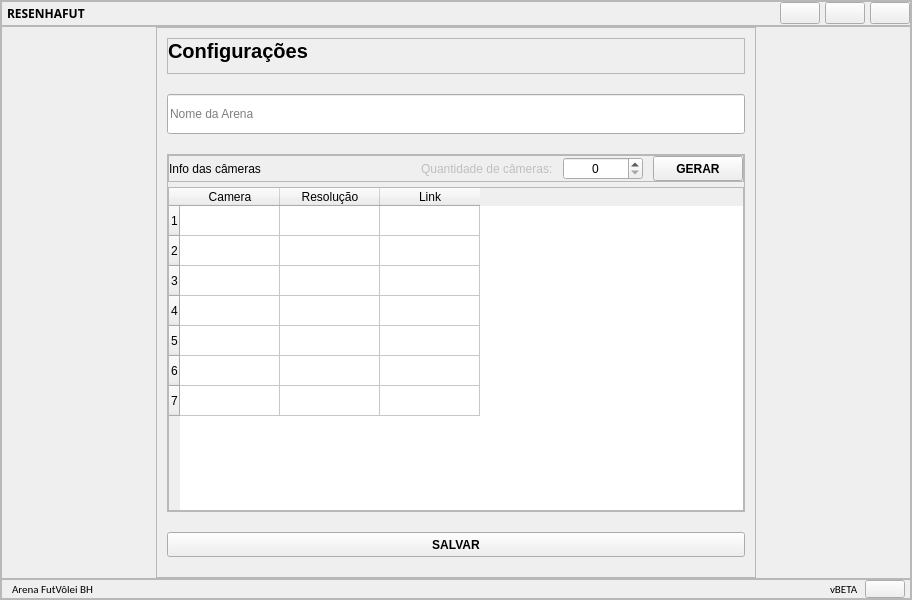
<?xml version="1.0" encoding="UTF-8"?>
<ui version="4.0">
 <class>WindowControlCamera</class>
 <widget class="QMainWindow" name="WindowControlCamera">
  <property name="geometry">
   <rect>
    <x>0</x>
    <y>0</y>
    <width>912</width>
    <height>600</height>
   </rect>
  </property>
  <property name="windowTitle">
   <string>MainWindow</string>
  </property>
  <property name="styleSheet">
   <string notr="true">#frame_base {
	background-color: #0E0E10;
	border-radius: 7px;
}
QLabel {
	color: #fff;
}
QPushButton {
	background-color: transparent;
	color: #fff;
	border-radius: 4px;
}
QTableWidget {
	background-color: transparent;
	border: none;
	color: #BDBFC1;
	icon-size: 8px;
}

#btn_fechar {
	icon: url(:/icons/close.svg)
}
#btn_fechar:hover {
	icon: url(:/icons/close_hover.svg)
}

#btn_maximizar {
	icon: url(:/icons/maximize.svg)
}
#btn_maximizar:hover {
	icon: url(:/icons/maximize_hover.svg)
}

#btn_minimizar {
	icon: url(:/icons/minimize.svg)
}
#btn_minimizar:hover {
	icon: url(:/icons/minimize_hover.svg)
}

#frame_menu &gt; QFrame:hover {
	background-color: #2A2B2D;
}

#con_frame_lateral {
	background-color: #1D1D1F;
	border: 1px solid #1D1D1F;
}

#btn_gerar {
	background-color:  #2A2B2D;
	border: 1px solid gray;
}
#btn_gerar:hover {
	background-color: black;
}
#btn_gerar:pressed {
	background-color: black;
}

#btn_salvar {
	background-color: #00AFEF;
	color: #1D1D1F
}
#btn_salvar:hover {
	background-color: #2A2B2D;
}
#btn_salvar:pessed {
	background-color: #00AFEF;
}

#frame_app_config {
	background-color: none;
	background-image: url(:/icons/fundo_tec.png);
	background-repeat: no-repeat;
}

QLineEdit, QSpinBox  {
	background-color: #2A2B2D;
	border: none;
	color: #BDBFC1;
	padding-left: 5px;
	padding-top: 5px;
}
QSpinBox {
	padding: 5px
}

#frame_rodape {
	border-bottom-right-radius: 7px;
}

#frame_rodape &gt; QLabel {
	color: #BDBFC1;
}
</string>
  </property>
  <widget class="QWidget" name="centralwidget">
   <layout class="QGridLayout" name="gridLayout">
    <property name="leftMargin">
     <number>0</number>
    </property>
    <property name="topMargin">
     <number>0</number>
    </property>
    <property name="rightMargin">
     <number>0</number>
    </property>
    <property name="bottomMargin">
     <number>0</number>
    </property>
    <property name="spacing">
     <number>0</number>
    </property>
    <item row="0" column="0">
     <widget class="QFrame" name="frame_base">
      <property name="frameShape">
       <enum>QFrame::StyledPanel</enum>
      </property>
      <property name="frameShadow">
       <enum>QFrame::Raised</enum>
      </property>
      <layout class="QGridLayout" name="gridLayout_2">
       <property name="leftMargin">
        <number>0</number>
       </property>
       <property name="topMargin">
        <number>0</number>
       </property>
       <property name="rightMargin">
        <number>0</number>
       </property>
       <property name="bottomMargin">
        <number>0</number>
       </property>
       <property name="spacing">
        <number>0</number>
       </property>
       <item row="0" column="0">
        <widget class="QFrame" name="frame_header">
         <property name="minimumSize">
          <size>
           <width>0</width>
           <height>25</height>
          </size>
         </property>
         <property name="maximumSize">
          <size>
           <width>16777215</width>
           <height>25</height>
          </size>
         </property>
         <property name="frameShape">
          <enum>QFrame::StyledPanel</enum>
         </property>
         <property name="frameShadow">
          <enum>QFrame::Raised</enum>
         </property>
         <layout class="QHBoxLayout" name="horizontalLayout">
          <property name="spacing">
           <number>5</number>
          </property>
          <property name="leftMargin">
           <number>5</number>
          </property>
          <property name="topMargin">
           <number>0</number>
          </property>
          <property name="rightMargin">
           <number>0</number>
          </property>
          <property name="bottomMargin">
           <number>0</number>
          </property>
          <item>
           <widget class="QLabel" name="label">
            <property name="font">
             <font>
              <family>Yu Gothic</family>
              <bold>true</bold>
             </font>
            </property>
            <property name="text">
             <string>RESENHAFUT</string>
            </property>
           </widget>
          </item>
          <item>
           <spacer name="horizontalSpacer_2">
            <property name="orientation">
             <enum>Qt::Horizontal</enum>
            </property>
            <property name="sizeHint" stdset="0">
             <size>
              <width>40</width>
              <height>20</height>
             </size>
            </property>
           </spacer>
          </item>
          <item>
           <widget class="QPushButton" name="btn_minimizar">
            <property name="cursor">
             <cursorShape>PointingHandCursor</cursorShape>
            </property>
            <property name="text">
             <string/>
            </property>
           </widget>
          </item>
          <item>
           <widget class="QPushButton" name="btn_maximizar">
            <property name="cursor">
             <cursorShape>PointingHandCursor</cursorShape>
            </property>
            <property name="text">
             <string/>
            </property>
           </widget>
          </item>
          <item>
           <widget class="QPushButton" name="btn_fechar">
            <property name="cursor">
             <cursorShape>PointingHandCursor</cursorShape>
            </property>
            <property name="text">
             <string/>
            </property>
           </widget>
          </item>
         </layout>
        </widget>
       </item>
       <item row="1" column="0" rowspan="2">
        <widget class="QStackedWidget" name="controle_cameras">
         <property name="currentIndex">
          <number>0</number>
         </property>
         <widget class="QWidget" name="page_config">
          <layout class="QGridLayout" name="gridLayout_7">
           <property name="leftMargin">
            <number>0</number>
           </property>
           <property name="topMargin">
            <number>0</number>
           </property>
           <property name="rightMargin">
            <number>0</number>
           </property>
           <property name="bottomMargin">
            <number>0</number>
           </property>
           <property name="spacing">
            <number>0</number>
           </property>
           <item row="0" column="0">
            <widget class="QFrame" name="frame_app_config">
             <property name="frameShape">
              <enum>QFrame::StyledPanel</enum>
             </property>
             <property name="frameShadow">
              <enum>QFrame::Raised</enum>
             </property>
             <layout class="QGridLayout" name="gridLayout_9">
              <property name="leftMargin">
               <number>0</number>
              </property>
              <property name="topMargin">
               <number>0</number>
              </property>
              <property name="rightMargin">
               <number>0</number>
              </property>
              <property name="bottomMargin">
               <number>0</number>
              </property>
              <property name="spacing">
               <number>0</number>
              </property>
              <item row="0" column="0" rowspan="3">
               <widget class="QFrame" name="con_frame_lateral">
                <property name="minimumSize">
                 <size>
                  <width>500</width>
                  <height>0</height>
                 </size>
                </property>
                <property name="maximumSize">
                 <size>
                  <width>600</width>
                  <height>16777215</height>
                 </size>
                </property>
                <property name="frameShape">
                 <enum>QFrame::StyledPanel</enum>
                </property>
                <property name="frameShadow">
                 <enum>QFrame::Raised</enum>
                </property>
                <layout class="QVBoxLayout" name="verticalLayout_3">
                 <property name="spacing">
                  <number>20</number>
                 </property>
                 <property name="leftMargin">
                  <number>10</number>
                 </property>
                 <property name="topMargin">
                  <number>10</number>
                 </property>
                 <property name="rightMargin">
                  <number>10</number>
                 </property>
                 <property name="bottomMargin">
                  <number>20</number>
                 </property>
                 <item>
                  <widget class="QFrame" name="frame_5">
                   <property name="frameShape">
                    <enum>QFrame::StyledPanel</enum>
                   </property>
                   <property name="frameShadow">
                    <enum>QFrame::Raised</enum>
                   </property>
                   <layout class="QGridLayout" name="gridLayout_11">
                    <property name="leftMargin">
                     <number>0</number>
                    </property>
                    <property name="topMargin">
                     <number>0</number>
                    </property>
                    <property name="rightMargin">
                     <number>10</number>
                    </property>
                    <property name="bottomMargin">
                     <number>10</number>
                    </property>
                    <property name="spacing">
                     <number>0</number>
                    </property>
                    <item row="0" column="0">
                     <widget class="QLabel" name="label_10">
                      <property name="font">
                       <font>
                        <pointsize>15</pointsize>
                        <bold>true</bold>
                       </font>
                      </property>
                      <property name="text">
                       <string>Configurações</string>
                      </property>
                     </widget>
                    </item>
                   </layout>
                  </widget>
                 </item>
                 <item>
                  <widget class="QLineEdit" name="nome_arena">
                   <property name="minimumSize">
                    <size>
                     <width>0</width>
                     <height>40</height>
                    </size>
                   </property>
                   <property name="placeholderText">
                    <string>Nome da Arena</string>
                   </property>
                  </widget>
                 </item>
                 <item>
                  <widget class="QFrame" name="frame_4">
                   <property name="frameShape">
                    <enum>QFrame::StyledPanel</enum>
                   </property>
                   <property name="frameShadow">
                    <enum>QFrame::Raised</enum>
                   </property>
                   <layout class="QGridLayout" name="gridLayout_10">
                    <property name="leftMargin">
                     <number>0</number>
                    </property>
                    <property name="topMargin">
                     <number>0</number>
                    </property>
                    <property name="rightMargin">
                     <number>0</number>
                    </property>
                    <property name="bottomMargin">
                     <number>0</number>
                    </property>
                    <property name="horizontalSpacing">
                     <number>0</number>
                    </property>
                    <property name="verticalSpacing">
                     <number>5</number>
                    </property>
                    <item row="0" column="0">
                     <widget class="QFrame" name="frame">
                      <property name="frameShape">
                       <enum>QFrame::StyledPanel</enum>
                      </property>
                      <property name="frameShadow">
                       <enum>QFrame::Raised</enum>
                      </property>
                      <layout class="QHBoxLayout" name="horizontalLayout_6">
                       <property name="spacing">
                        <number>10</number>
                       </property>
                       <property name="leftMargin">
                        <number>0</number>
                       </property>
                       <property name="topMargin">
                        <number>0</number>
                       </property>
                       <property name="rightMargin">
                        <number>0</number>
                       </property>
                       <property name="bottomMargin">
                        <number>0</number>
                       </property>
                       <item>
                        <widget class="QLabel" name="label_9">
                         <property name="text">
                          <string>Info das câmeras</string>
                         </property>
                        </widget>
                       </item>
                       <item>
                        <spacer name="horizontalSpacer_3">
                         <property name="orientation">
                          <enum>Qt::Horizontal</enum>
                         </property>
                         <property name="sizeHint" stdset="0">
                          <size>
                           <width>40</width>
                           <height>20</height>
                          </size>
                         </property>
                        </spacer>
                       </item>
                       <item>
                        <widget class="QLabel" name="label_11">
                         <property name="styleSheet">
                          <string notr="true">color: #BDBFC1</string>
                         </property>
                         <property name="text">
                          <string>Quantidade de câmeras:</string>
                         </property>
                        </widget>
                       </item>
                       <item>
                        <widget class="QSpinBox" name="qtde_de_cameras">
                         <property name="minimumSize">
                          <size>
                           <width>80</width>
                           <height>0</height>
                          </size>
                         </property>
                         <property name="maximumSize">
                          <size>
                           <width>80</width>
                           <height>16777215</height>
                          </size>
                         </property>
                         <property name="alignment">
                          <set>Qt::AlignCenter</set>
                         </property>
                        </widget>
                       </item>
                       <item>
                        <widget class="QPushButton" name="btn_gerar">
                         <property name="minimumSize">
                          <size>
                           <width>90</width>
                           <height>25</height>
                          </size>
                         </property>
                         <property name="font">
                          <font>
                           <bold>true</bold>
                          </font>
                         </property>
                         <property name="text">
                          <string>GERAR</string>
                         </property>
                        </widget>
                       </item>
                      </layout>
                     </widget>
                    </item>
                    <item row="1" column="0">
                     <widget class="QTableWidget" name="tableWidget">
                      <row>
                       <property name="text">
                        <string>1</string>
                       </property>
                      </row>
                      <row>
                       <property name="text">
                        <string>2</string>
                       </property>
                      </row>
                      <row>
                       <property name="text">
                        <string>3</string>
                       </property>
                      </row>
                      <row>
                       <property name="text">
                        <string>4</string>
                       </property>
                      </row>
                      <row>
                       <property name="text">
                        <string>5</string>
                       </property>
                      </row>
                      <row>
                       <property name="text">
                        <string>6</string>
                       </property>
                      </row>
                      <row>
                       <property name="text">
                        <string>7</string>
                       </property>
                      </row>
                      <column>
                       <property name="text">
                        <string>Camera</string>
                       </property>
                      </column>
                      <column>
                       <property name="text">
                        <string>Resolução</string>
                       </property>
                      </column>
                      <column>
                       <property name="text">
                        <string>Link</string>
                       </property>
                      </column>
                      <item row="0" column="0">
                       <property name="text">
                        <string/>
                       </property>
                      </item>
                      <item row="1" column="0">
                       <property name="text">
                        <string/>
                       </property>
                      </item>
                     </widget>
                    </item>
                   </layout>
                  </widget>
                 </item>
                 <item>
                  <widget class="QPushButton" name="btn_salvar">
                   <property name="minimumSize">
                    <size>
                     <width>90</width>
                     <height>25</height>
                    </size>
                   </property>
                   <property name="font">
                    <font>
                     <bold>true</bold>
                    </font>
                   </property>
                   <property name="text">
                    <string>SALVAR</string>
                   </property>
                  </widget>
                 </item>
                </layout>
               </widget>
              </item>
             </layout>
            </widget>
           </item>
          </layout>
         </widget>
        </widget>
       </item>
       <item row="3" column="0">
        <widget class="QFrame" name="frame_rodape">
         <property name="minimumSize">
          <size>
           <width>0</width>
           <height>20</height>
          </size>
         </property>
         <property name="maximumSize">
          <size>
           <width>16777215</width>
           <height>20</height>
          </size>
         </property>
         <property name="frameShape">
          <enum>QFrame::StyledPanel</enum>
         </property>
         <property name="frameShadow">
          <enum>QFrame::Raised</enum>
         </property>
         <layout class="QHBoxLayout" name="horizontalLayout_2">
          <property name="spacing">
           <number>6</number>
          </property>
          <property name="leftMargin">
           <number>10</number>
          </property>
          <property name="topMargin">
           <number>0</number>
          </property>
          <property name="rightMargin">
           <number>5</number>
          </property>
          <property name="bottomMargin">
           <number>0</number>
          </property>
          <item>
           <widget class="QLabel" name="label_nome_arena">
            <property name="font">
             <font>
              <family>Calibri</family>
              <pointsize>8</pointsize>
             </font>
            </property>
            <property name="text">
             <string>Arena FutVôlei BH</string>
            </property>
           </widget>
          </item>
          <item>
           <spacer name="horizontalSpacer">
            <property name="orientation">
             <enum>Qt::Horizontal</enum>
            </property>
            <property name="sizeHint" stdset="0">
             <size>
              <width>40</width>
              <height>20</height>
             </size>
            </property>
           </spacer>
          </item>
          <item>
           <widget class="QLabel" name="label_versao">
            <property name="font">
             <font>
              <family>Calibri</family>
              <pointsize>8</pointsize>
             </font>
            </property>
            <property name="text">
             <string>vBETA</string>
            </property>
           </widget>
          </item>
          <item>
           <widget class="QPushButton" name="btn_resize">
            <property name="cursor">
             <cursorShape>SizeFDiagCursor</cursorShape>
            </property>
            <property name="text">
             <string/>
            </property>
            <property name="icon">
             <iconset resource="../../../../Testando Sistema/src/icons/icons.qrc">
              <normaloff>:/icons/resize.svg</normaloff>:/icons/resize.svg</iconset>
            </property>
            <property name="iconSize">
             <size>
              <width>11</width>
              <height>11</height>
             </size>
            </property>
           </widget>
          </item>
         </layout>
        </widget>
       </item>
      </layout>
     </widget>
    </item>
   </layout>
  </widget>
 </widget>
 <resources>
  <include location="../../../../Testando Sistema/src/icons/icons.qrc"/>
 </resources>
 <connections/>
</ui>
